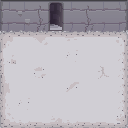

A level layout from a 2D game, rendered from its tile map. Below: a short description, then the map file with tile-grid data replaced by summaries:
An orthogonal 8x8 tile map with 16x16 px tiles, 1 tile layer (Floor) and 6 objects (Hebel_1, doorUp, spawnStart, spawnUpperDoor).

<map version="1.0.0" orientation="orthogonal" renderorder="right-down" width="8" height="8" tilewidth="16" tileheight="16" nextobjectid="16">
 <tileset firstgid="1" name="dungeon tileset calciumtrice simple" tilewidth="16" tileheight="16" tilecount="960" columns="30">
  <image source="dungeon tileset calciumtrice simple.png" width="480" height="512" />
 </tileset>
 <layer name="Floor" width="8" height="8">
  <data>[64 cells, 64 non-empty, 32 distinct tile ids]</data>
 </layer>
 <objectgroup name="StaticCollisions">
  <object id="8" x="126.909" y="8.18182">
   <polyline points="1.09091,2.18182 -59.8182,2.18182 -59.8182,-4.72727 -86.7273,-4.72727 -87.0909,2 -128.182,2.18182" />
  </object>
  <object id="14" x="127.636" y="10.5455">
   <polyline points="0,0 0.363636,117.455 -127.636,117.455 -127.818,-2.18182" />
  </object>
 </objectgroup>
 <objectgroup name="InteractiveObjects">
  <object id="15" name="Hebel_1" x="120" y="74.5454" width="6.90909" height="8.90909" />
 </objectgroup>
 <objectgroup name="Door">
  <object id="9" name="doorUp" x="48.5455" y="4.72727" width="14.3636" height="3.81818" />
 </objectgroup>
 <objectgroup name="PlayerSpawnpoints">
  <object id="12" name="spawnStart" x="60.1818" y="75.2727" width="3.63636" height="3.27273" />
  <object id="13" name="spawnUpperDoor" x="52.3636" y="26.1819" width="4.90909" height="4.54545" />
 </objectgroup>
</map>
